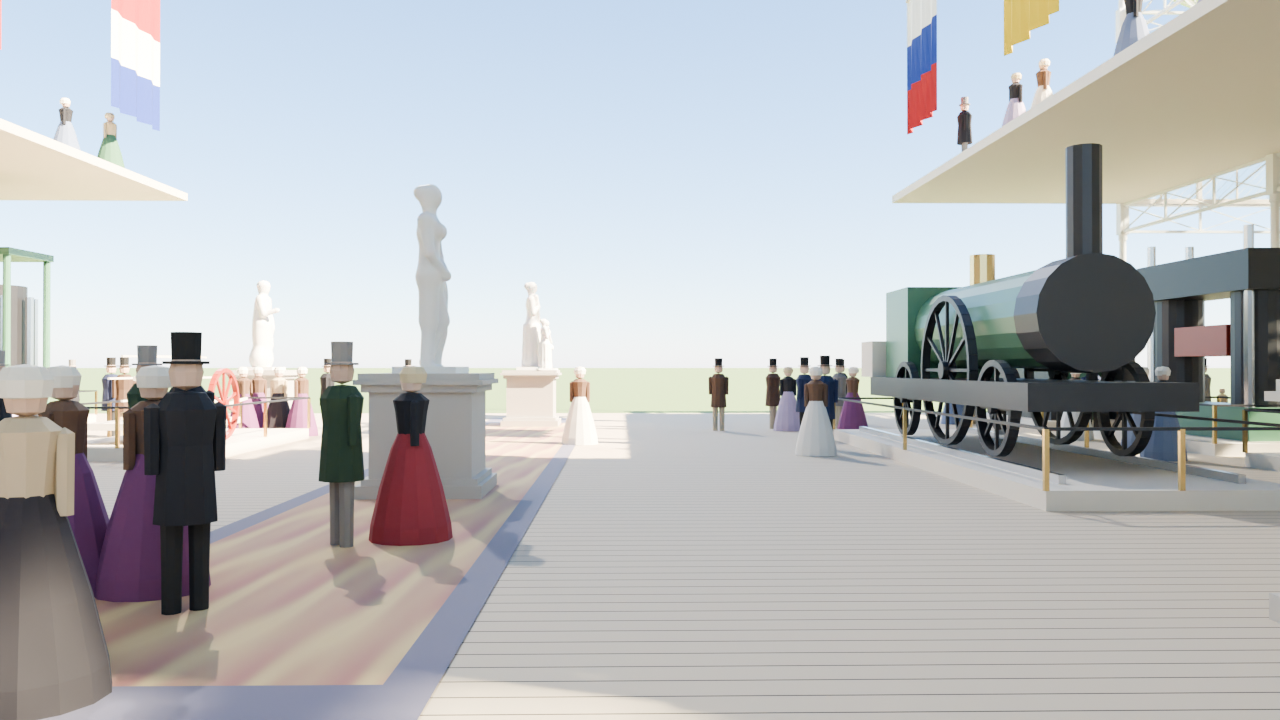
#> input picture course-models/crystal-palace-1851-transept-grok/renders/r09/CP023_into_nave_start.png, 1280 x 720 px, found by its file name
$ python cp023_dressing_pairs.py
#> lines starting #> are read from the running program, lines starting #| are printed output that depends on the picture
"""Before/after pairs for the 2026-11-01 CP023 crowd dressing (CANDIDATE only; no keep/revert).
Before = live CP023 (renders/r11_envelope_v2/cp023_full, -0.9, gate off, no dressing).
After  = renders/candidates/cp023_dressing_20261101/full (same blend/settings, dressing on)."""
import os
from PIL import Image, ImageDraw, ImageStat
ROOT = os.path.dirname(os.path.dirname(os.path.abspath(__file__)))
A = os.path.join(ROOT, "renders/r11_envelope_v2/cp023_full")
B = os.path.join(ROOT, "renders/candidates/cp023_dressing_20261101/full")
OUT = "/workspace/crystal-palace-survey/look/pairs_geo"
H = 720; GAP = 10
for cam in ("CP023_into_nave_start", "CP023_into_nave_end"):
    a, b = os.path.join(A, cam + ".png"), os.path.join(B, cam + ".png")
    ims = [Image.open(p).convert("RGB") for p in (a, b)]
#> ims = 2 items
    lum = [ImageStat.Stat(im.convert("L")).mean[0] for im in ims]
#> lum = [186.9, 186.9]
    ims = [im.resize((round(im.width * H / im.height), H), Image.LANCZOS) for im in ims]
    sheet = Image.new("RGB", (ims[0].width + GAP + ims[1].width, H), (255, 255, 255))
#> sheet: PIL image 2570x720 RGB; every value is 255
    sheet.paste(ims[0], (0, 0)); sheet.paste(ims[1], (ims[0].width + GAP, 0))
#> after `sheet.paste(ims[0], (0, 0))`:
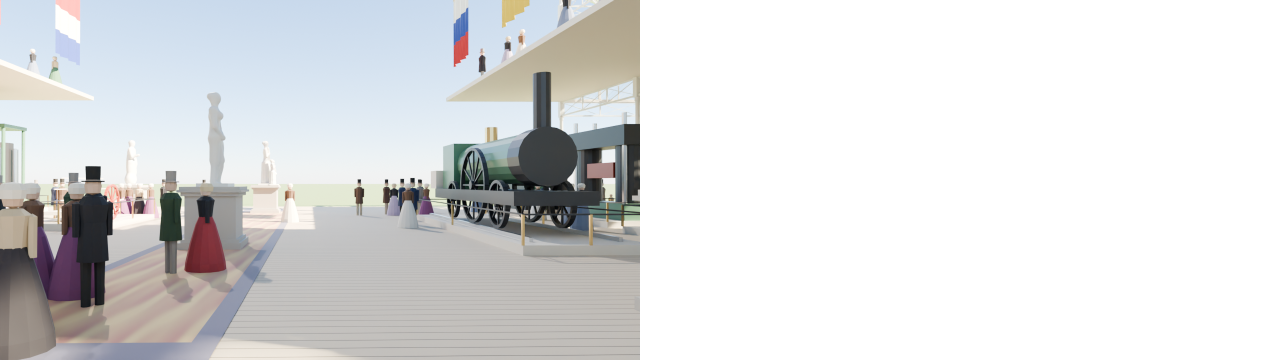
#> sheet: PIL image 2570x720 RGB (shown at 1/2 size); mean R, G, B 220.6, 221.2, 221.8
#> after `sheet.paste(ims[1], (ims[0].width + GAP, 0))`:
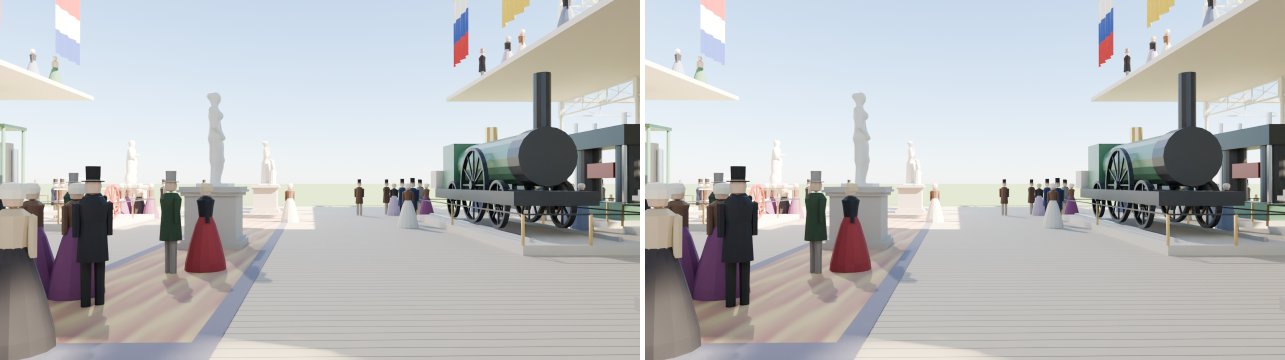
#> sheet: PIL image 2570x720 RGB (shown at 1/2 size); mean R, G, B 186.2, 187.4, 188.7
    d = ImageDraw.Draw(sheet)
    for x, t in ((6, f"LIVE r11_envelope_v2  {cam}  exp -0.9  no dressing  luma {lum[0]:.1f}"),
                 (ims[0].width + GAP + 6, f"CANDIDATE crowd dressing  exp -0.9  luma {lum[1]:.1f}")):
        d.rectangle([x - 4, 4, x + 7 * len(t), 20], fill=(0, 0, 0)); d.text((x, 6), t, fill=(255, 255, 255))
#> this loop made 2 passes
#> x on passes 1 to 2: 6, 1296
    p = os.path.join(OUT, f"CANDIDATE_CP023_crowd_dressing_{cam}_pair.jpg"); sheet.save(p, quality=90)
#> after `p = os.path.join(OUT, f'CANDIDATE_CP023_crowd_dressing_{cam}_pair.jpg'`:
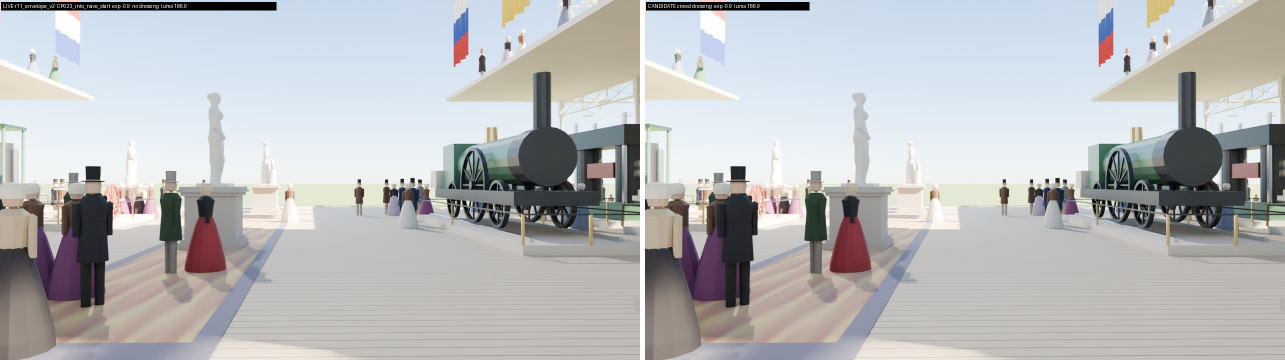
#> saved as CANDIDATE_CP023_crowd_dressing_CP023_into_nave_start_pair.jpg: PIL image 2570x720 RGB (shown at 1/2 size); mean R, G, B 184.7, 185.8, 187
    print(p, "luma", round(lum[0], 1), "->", round(lum[1], 1))
#| /workspace/crystal-palace-survey/look/pairs_geo/CANDIDATE_CP023_crowd_dressing_CP023_into_nave_start_pair.jpg luma 186.9 -> 186.9
#> pass 2 of the loop `for cam in ("CP023_into_nave_start", "CP023_into_nave_end"):`:
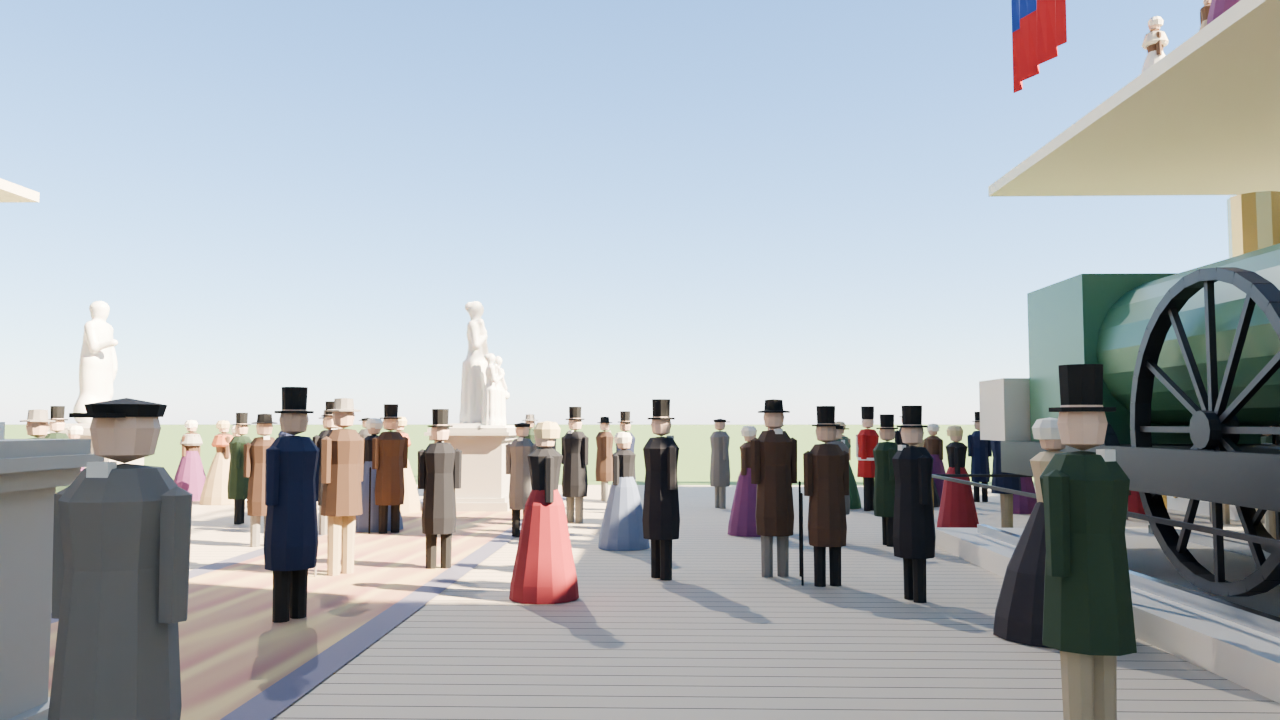
#> input picture course-models/crystal-palace-1851-transept-grok/renders/r10/CP023_into_nave_end.png, 1280 x 720 px, found by its file name
#> lum = [174.4, 174.4]
#> `sheet.paste(ims[1], (ims[0].width + GAP, 0))`:
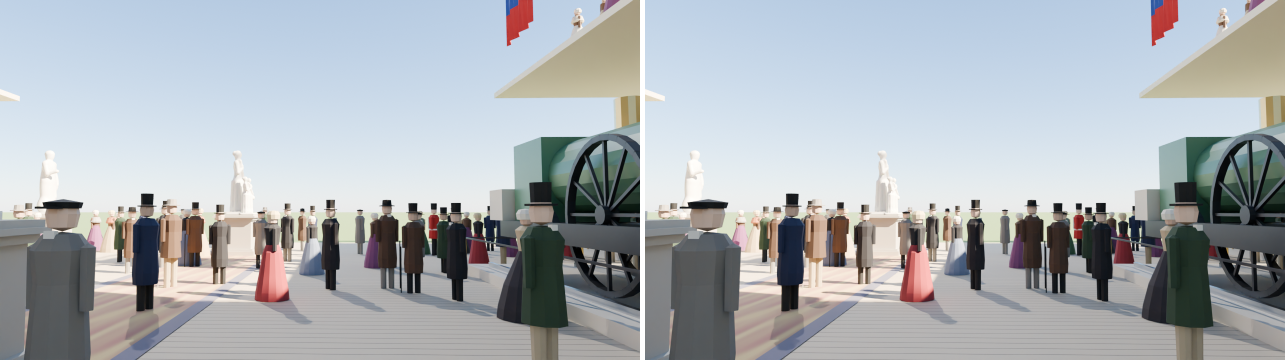
#> sheet: PIL image 2570x720 RGB (shown at 1/2 size); mean R, G, B 170.8, 175.7, 180
#> the loop `for x, t in ((6, f"LIVE r11_envelope_v2  {cam}  exp -0.9  no dressing ..` made 2 passes
#> `p = os.path.join(OUT, f'CANDIDATE_CP023_crowd_dressing_{cam}_pair.jpg'`:
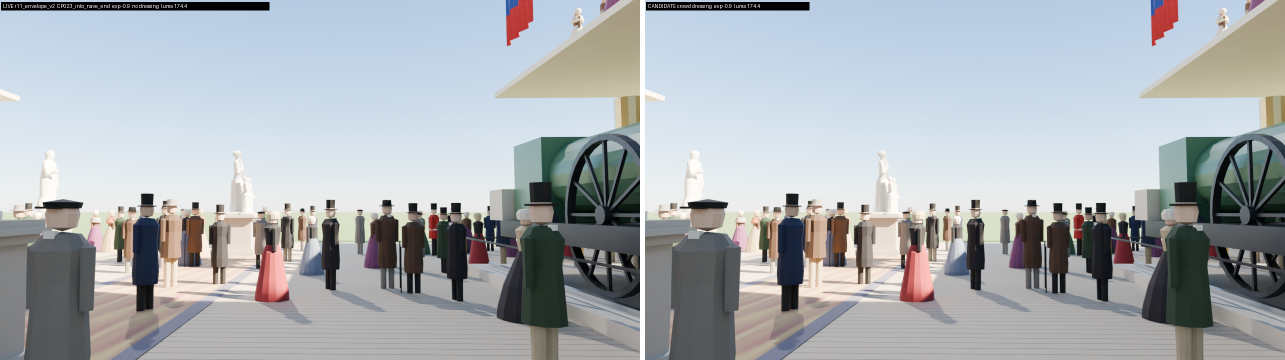
#> saved as CANDIDATE_CP023_crowd_dressing_CP023_into_nave_end_pair.jpg: PIL image 2570x720 RGB (shown at 1/2 size); mean R, G, B 169.4, 174.2, 178.4
#| /workspace/crystal-palace-survey/look/pairs_geo/CANDIDATE_CP023_crowd_dressing_CP023_into_nave_end_pair.jpg luma 174.4 -> 174.4
